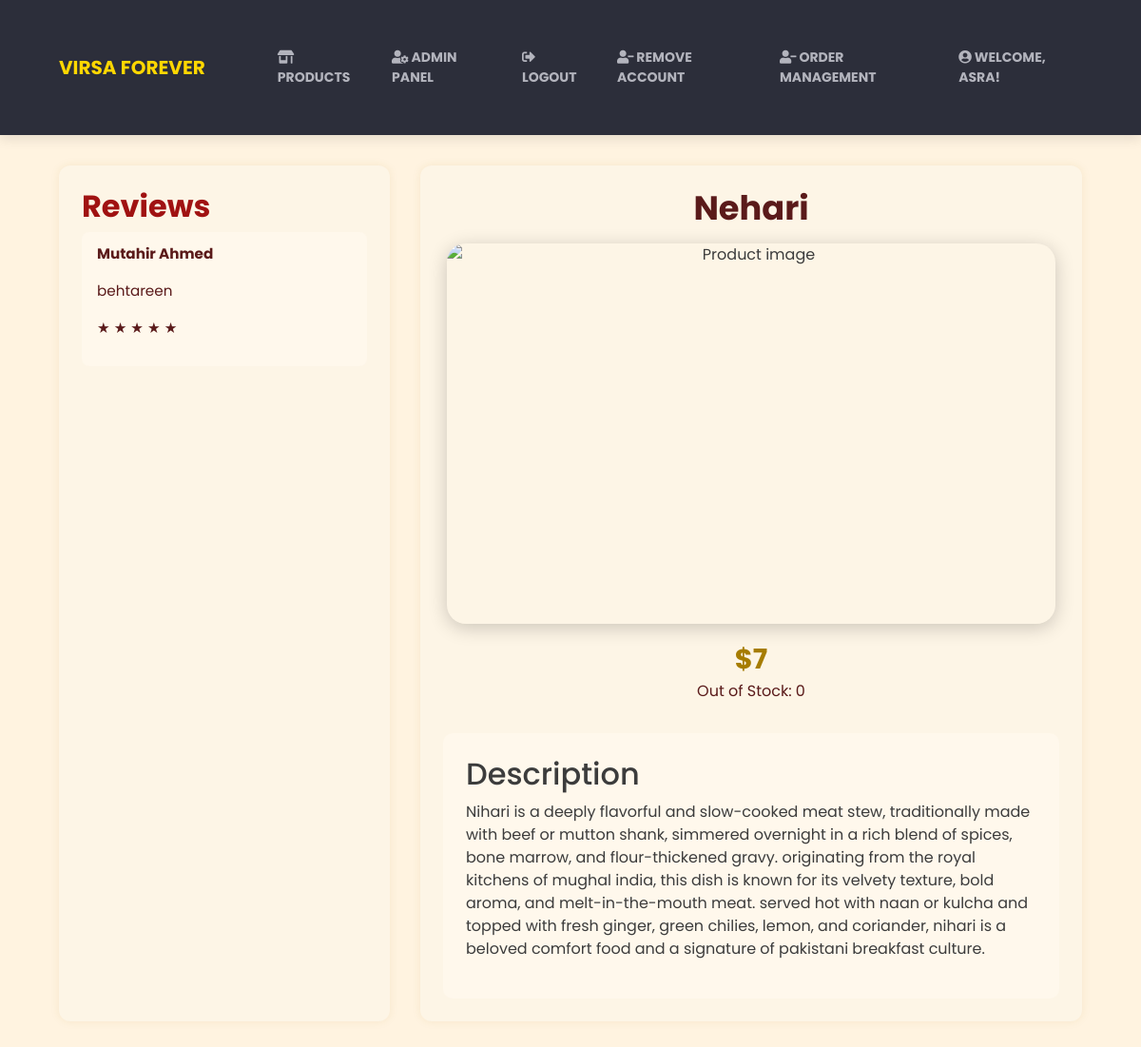
The app's page /product/Nehari (signed in) with its own data.
### tables this page shows
CREATE TABLE Users(
            id INTEGER PRIMARY KEY NOT NULL UNIQUE,
            username TEXT NOT NULL,
            password TEXT NOT NULL,
            first_name TEXT NOT NULL,
            last_name TEXT NOT NULL,
            address TEXT,
            user_type TEXT NOT NULL
        );

CREATE TABLE Feedback (
        rating INTEGER CHECK (rating BETWEEN 1 AND 5),
        comments TEXT,
        prod_id INTEGER NOT NULL,
        order_id INTEGER NOT NULL,
        PRIMARY KEY (order_id, prod_id),
        FOREIGN KEY (prod_id) REFERENCES Products(id) ON DELETE CASCADE,
        FOREIGN KEY (order_id) REFERENCES Orders(id) ON DELETE CASCADE
    );

### app.py (the view)
@app.route('/product/<product_name>', methods=['GET', 'POST'])
def product(product_name):
    if logged_user is None:
        return redirect(url_for('login'))
    reviews = DataHandler().get_feedback_data(product_name)
    product = logged_user.get_product_by_name(product_name)
    if product is None:
        return render_template('404.html')  # or any error page
    product.image_url = url_for('static', filename=f'{product.name}.jpg')
    return render_template('product.html', product=product, reviews = reviews, user = logged_user)

### app.py (called while the page is built)
    def get_feedback_data(self, product_name):
        self.cursor.execute('''
        SELECT
            Users.first_name || ' ' || Users.last_name AS reviewer_name,
            Feedback.comments,
            Feedback.rating
        FROM Feedback
        JOIN Products ON Feedback.prod_id = Products.id
        JOIN Orders ON Feedback.order_id = Orders.id
        JOIN Users ON Orders.customer_id = Users.id
        WHERE Products.product_name = ?
    ''', (product_name,))
        feedback_data = self.cursor.fetchall()
        print(feedback_data)
        self.connect.commit()
        return feedback_data

    def get_product_by_name(self, product_name):
        for product in self.products:
            if product.name == product_name:
                return product

### templates/product.html (shortened to what this page needs)
<!DOCTYPE html>
<html lang="en">
<head>
    <link href="https://stackpath.bootstrapcdn.com/bootstrap/4.5.2/css/bootstrap.min.css" rel="stylesheet">
    <link href="https://cdnjs.cloudflare.com/ajax/libs/font-awesome/5.15.3/css/all.min.css" rel="stylesheet">
</head>
<body>
    {% if user.user_type == "customer" %}
    <style>
        body {
          background-color: #fef8f0;
          color: #FFFFFF;
          font-family: 'Poppins', sans-serif;
          margin: 0;
          padding: 0;
        }
        .custom-navbar {
          background-color: #fef8f0;
          backdrop-filter: blur(10px);
          box-shadow: 0 4px 12px rgba(0, 0, 0, 0.1);
          padding: 0px 0px;
          border-bottom: 1px solid #eee;
        }
        .custom-navbar .navbar-brand {
          color: #a01212;
          font-weight: bold;
          font-size: 1.5rem;
        }
        .custom-navbar .navbar-toggler {
          border-color: #a01212;
        }
        .custom-navbar .navbar-nav .nav-link {
          color: #a01212;
          font-weight: 500;
          transition: color 0.3s;
        }
        .custom-navbar .navbar-nav .nav-link:hover,
        .custom-navbar .navbar-nav .nav-link:focus {
          color: #a67c00;
        }
        .custom-navbar .nav-link.btn-warning {
          background-color: #a01212;
          color: #fef8f0;
          border: none;
          transition: background-color 0.3s;
        }
        .custom-navbar .nav-link.btn-warning:hover {
          background-color: #a67c00;
          color: #fef8f0;
        }
        .custom-navbar .dropdown-menu {
          background-color: #fef8f0;
          border: none;
          box-shadow: 0 4px 8px rgba(0,0,0,0.1);
        }
        .custom-navbar .dropdown-item {
          color: #a01212;
        }
        .custom-navbar .dropdown-item:hover {
          background-color: #f5e2c0;
          color: #a67c00;
        }
        .ribbon-wrapper {
          width: 100%;
          height: 140px;
          position: relative;
          overflow: hidden;
          z-index: 0;
        }
        .ribbon {
          width: 100%;
          height: 100%;
          background-image: url('https://i.ibb.co/Kx5hfDSb/pattern.png');
          background-repeat: no-repeat;
          background-size: cover;
          position: absolute;
          top: 0;
          left: 0;
        }
        .center-logo {
          position: absolute;
          top: 50%;
          left: 50%;
          transform: translate(-50%, -50%);
          z-index: 1;
        }
        .center-logo img {
          height: 90px;
        }
        @media screen and (max-width: 768px) {
          .custom-navbar .navbar-nav {
            flex-direction: column;
            text-align: center;
          }
          .custom-navbar .nav-item {
            margin: 10px 0;
          }
          .ribbon-wrapper {
            height: 100px;
          }
          .center-logo img {
            height: 60px;
          }
        }
      </style>
<div class="ribbon-wrapper">
    <div class="ribbon"></div>
    <div class="center-logo">
      <img src="https://tharfoundation.org/app/themes/tharfoundation/assets/images/dado-sutho-gul.svg" alt="Emblem">
    </div>
  </div>
  <nav class="navbar navbar-expand-lg custom-navbar">
    <div class="container-fluid">
      <a class="navbar-brand d-flex align-items-center" href="{{ url_for('products') }}">
        <div>
          <div style="color: #a01212; font-weight: bold; font-size: 1.5rem;">VIRSA</div>
          <small style="font-size: 0.75rem; color: #a01212;">FOREVER</small>
        </div>
      </a>
      <button class="navbar-toggler" type="button" data-toggle="collapse" data-target="#navbarNavDropdown"
              aria-controls="navbarNavDropdown" aria-expanded="false" aria-label="Toggle navigation">
        <i class="fas fa-bars" style="color: #a01212; font-size: 1.5rem;"></i>
      </button>
      <div class="collapse navbar-collapse justify-content-between" id="navbarNavDropdown">
        <ul class="navbar-nav d-flex flex-lg-row flex-column justify-content-center mx-auto shift-right">
          <li class="nav-item mx-3">
            <a class="nav-link" href="{{ url_for('products') }}"><i class="fas fa-store-alt"></i> Products</a>
          </li>
          <li class="nav-item mx-3">
            <a class="nav-link" href="{{ url_for('history') }}"><i class="fas fa-history"></i> Shopping History</a>
          </li>
          <li class="nav-item mx-3">
            <a class="nav-link" href="{{ url_for('cart') }}"><i class="fas fa-shopping-cart"></i> Cart</a>
          </li>
        </ul>
        <ul class="navbar-nav d-flex align-items-center">
          <li class="nav-item mx-2">
            <a class="nav-link btn btn-warning" href="{{ url_for('logout') }}">
              <i class="fas fa-sign-out-alt"></i> Logout
            </a>
          </li>
          <li class="nav-item dropdown mx-2">
            <a class="nav-link dropdown-toggle text-uppercase" href="#" id="navbarDropdown" role="button" data-toggle="dropdown">
              <i class="fas fa-user-circle"></i> {% block additional_nav_links %}Welcome, {{ user.first_name }}!{% endblock %}
            </a>
            <div class="dropdown-menu dropdown-menu-right">
              <a class="dropdown-item" href="/remove_account"><i class="fas fa-user-minus"></i> Remove Account</a>
              <a class="dropdown-item" href="/history"><i class="fas fa-history"></i> View Shopping History</a>
            </div>
          </li>
        </ul>
      </div>
    </div>
  </nav>
{% elif user.user_type == "admin" %}
<nav class="navbar navbar-expand-lg">
    <div class="container">
        <a class="navbar-brand" href="{{ url_for('products') }}">VIRSA FOREVER</a>
        <div class="collapse navbar-collapse" id="navbarNavDropdown">
            <ul class="navbar-nav ms-auto">
                <li class="nav-item">
                    <a class="nav-link text-uppercase" href="{{ url_for('products') }}"><i class="fas fa-store-alt"></i> Products</a>
                </li>
                <li class="nav-item">
                    <a class="nav-link text-uppercase" href="{{ url_for('admin_dashboard') }}"><i class="fas fa-user-cog"></i> Admin Panel</a>
                </li>
                <li class="nav-item">
                    <a class="nav-link text-uppercase" href="{{ url_for('logout') }}"><i class="fas fa-sign-out-alt"></i> Logout</a>
                </li>
                <li class="nav-item">
                    <a class="nav-link text-uppercase" href="{{ url_for('remove_account') }}"><i class="fas fa-user-minus"></i> Remove Account</a>
                </li>
                <li class="nav-item">
                    <a class="nav-link text-uppercase" href="{{url_for('show_all_orders')}}"><i class="fas fa-user-minus"></i> Order Management</a>
                </li>
                <li class="nav-item dropdown">
                    <a class="nav-link text-uppercase"  role="button" aria-expanded="false">
                        <i class="fas fa-user-circle"></i> Welcome, {{ user.first_name }}!
                    </a>
                </li>
            </ul>
        </div>
    </div>
</nav>
{% endif %}
<main class="container">
    <div class="left-panel">
        <h2 style="color: #a01212; font-weight: bold;">Reviews</h2>
        {% if reviews %}
            {% for review in reviews %}
                <div class="review">
                    <p><strong>{{ review[0] }}</strong></p>
                    <p>{{ review[1] }}</p>
                    <p>
                        {% for i in range(review[2]) %}
                          ★
                        {% endfor %}
                      </p>
                </div>
            {% endfor %}
        {% else %}
            <p style="color: black;">No reviews yet.</p>
        {% endif %}
    </div>
    <div class="right-panel">
        <h1 class="product-title">{{ product.name }}</h1>
        <img src="{{ product.image_url }}" alt="Product image"
        style="width:100%; max-width:640px; height:400px;
               border-radius:20px; box-shadow:0 4px 20px rgba(0,0,0,0.2);
               object-fit:cover; display:block; margin:auto;
               transition:transform 0.3s ease, box-shadow 0.3s ease;"
        onmouseover="this.style.transform='scale(1.02)'; this.style.boxShadow='0 8px 30px rgba(0,0,0,0.25)'"
        onmouseout="this.style.transform='scale(1)'; this.style.boxShadow='0 4px 20px rgba(0,0,0,0.2)'" />
        <div class="price" style="font-weight: bold;">${{ product.price }}</div>
        <div class="stock">{{ 'In Stock' if product.stock > 0 else 'Out of Stock' }}: {{ product.stock }}</div>
        <div class="description">
            <h2>Description</h2>
            <p>{{ product.description }}</p>
        </div>
    </div>
</main>
</body>
</body>
</html>

### templates/product.html (style rules this page uses)
body { background-color: #fff3e0; color: #3c3c3c; font-family: 'Poppins', sans-serif; margin: 0; padding: 0; }
.container { display: flex; flex-wrap: wrap; padding: 2rem; gap: 2rem; }
.left-panel, .right-panel { background-color: #fdf5e6; padding: 1.5rem; border-radius: 12px; box-shadow: 0 0 10px rgba(166, 124, 0, 0.1); }
.left-panel { flex: 1 1 300px; max-width: 350px; }
.review { background-color: #fff8ec; padding: 0.75rem 1rem; margin-bottom: 1rem; border-radius: 8px; font-size: 0.95rem; color: #5a1a1a; }
.right-panel { flex: 2 1 600px; text-align: center; }
.product-title { font-size: 2.2rem; color: #5a1a1a; font-weight: 700; margin-bottom: 1rem; }
.price { font-size: 1.8rem; color: #a67c00; margin-top: 1rem; }
.stock { font-size: 1rem; color: #5a1a1a; margin-bottom: 1.5rem; }
.description { background-color: #fff8ec; padding: 1.5rem; border-radius: 10px; text-align: left; margin-top: 2rem; color: #3c3c3c; }
a { font-size: 14px; font-weight: 700; color: #FFD700; text-decoration: none; }
.navbar { background-color: #2C2E3A; padding: 10px 0; box-shadow: 0 4px 12px rgba(0, 0, 0, 0.1); }
.navbar-brand { color: #FFD700; font-weight: bold; }
.navbar-nav .nav-link { color: #B3B4BD; font-weight: bold; margin-left: 20px; transition: color 0.3s; }

### records on screen
Users: first_name "ASRA"
Feedback: review "Mutahir Ahmed", comments "behtareen", rating 5 (drawn)

### other values on screen
{{ product.name }} "Nehari"
{{ product.price }} "7"
{{ 'In Stock' if product.stock > 0 else 'Out of Stock' }} "Out of Stock"
{{ product.stock }} "0"
